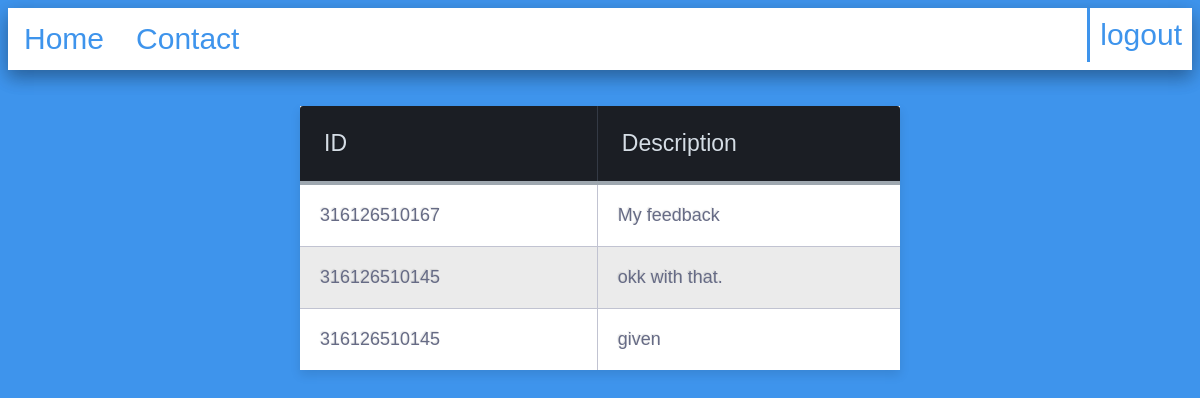
Screenshot of /viewfeedback.php with the database file from the repository.
### tables this page shows
CREATE TABLE IF NOT EXISTS `feedbacks` (
  `id` varchar(25) NOT NULL,
  `description` text NOT NULL
);

### viewfeedback.php (the view, shortened to what this page needs)
<!DOCTYPE html>
<html>
<head>
<link rel="stylesheet" href="styletable.css">
</head>
<body>
<ul>
   <li><a href="first.php">Home</a></li>
  <li style="float:right"><form action="logout.php" method="post">
    <input class="navinput" type="submit" name="Logout" value="logout">
</form></li>
  <li class="dropdown">
    <a href="javascript:void(0)" class="dropbtn">Contact</a>
</li>
</ul><br><br>
<?php
$con = mysqli_connect("localhost","root","root","complaintdatabase");
   $sql="SELECT * from feedbacks ";
    echo "<center><table><tr><th>ID</th><th>Description</th></tr>" ;
	if ($result=mysqli_query($con,$sql))
  {
    while($row = mysqli_fetch_assoc($result)) {
        echo "<td> " . $row["id"]. "</td>";
		echo "<td> " . $row["description"]. "</td>";
    }
  }
	echo "</table></center>";
?>
</body>
</html>

### styletable.css (style rules this page uses)
ul { list-style-type: none; margin: 0; padding: 0; overflow: hidden; background-color: #ffffff; box-shadow: 0 8px 16px 0 rgba(0,0,0,0.2), 0 6px 20px 0 rgba(0,0,0,0.19); }
li { float: left; font-size:30px; }
li a, .dropbtn { display: inline-block; color: #3e94ec; text-align: center; padding: 14px 16px; text-decoration: none; }
li.dropdown { display: block; }
.navinput { color:#3e94ec; padding: 10px; border-left:3px solid #3e94ec; background-color:white; font-size:30px; }
input { color:#3e94ec; border:none; background-color:white; font-size:30px; }
body { overflow:auto; background-color: #3e94ec; font-family: Arial, Helvetica, sans-serif; margin: 0 5px 10 5px; height: 620px; }
table { background: white; border-collapse: collapse; margin: auto; max-width: 600px; padding:5px; width: 100%; box-shadow: 0 5px 10px rgba(0, 0, 0, 0.1); animation: float 5s infinite; }
th { color:#D5DDE5; background:#1b1e24; border-bottom:4px solid #9ea7af; border-right: 1px solid #343a45; font-size:23px; font-weight: 100; padding:24px; text-align:left; text-shadow: 0 1px 1px rgba(0, 0, 0, 0.1); vertical-align:middle; }
th:first-child { border-top-left-radius:3px; }
th:last-child { border-top-right-radius:3px; border-right:none; }
tr { border-top: 1px solid #C1C3D1; border-bottom-: 1px solid #C1C3D1; color:#666B85; font-size:16px; font-weight:normal; text-shadow: 0 1px 1px rgba(256, 256, 256, 0.1); }
tr:first-child { border-top:none; }
tr:nth-child(odd) td { background:#EBEBEB; }
tr:last-child td:first-child { border-bottom-left-radius:3px; }
tr:last-child td:last-child { border-bottom-right-radius:3px; }
td { background:#FFFFFF; padding:20px; text-align:left; vertical-align:middle; font-weight:300; font-size:18px; text-shadow: -1px -1px 1px rgba(0, 0, 0, 0.1); border-right: 1px solid #C1C3D1; }
td:last-child { border-right: 0px; }

### rows the page displays
feedbacks: id "316126510167", description "My feedback"
feedbacks: id "316126510145", description "okk with that."
feedbacks: id "316126510145", description "given"
